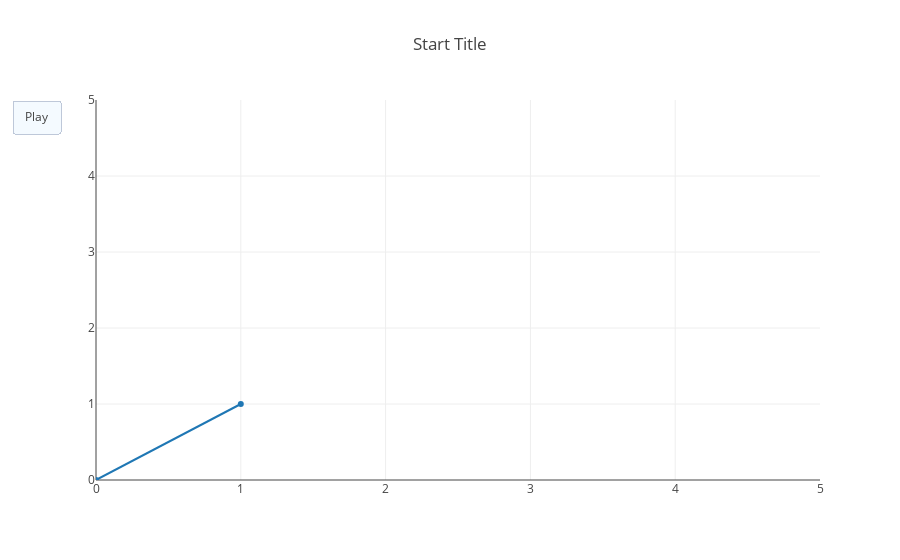

Notebook code cell kept with this figure:
### Code cell
from plotly.offline import init_notebook_mode, iplot
from IPython.display import display, HTML

init_notebook_mode(connected=True)

figure = {'data': [{'x': [0, 1], 'y': [0, 1]}],
          'layout': {'xaxis': {'range': [0, 5], 'autorange': False},
                     'yaxis': {'range': [0, 5], 'autorange': False},
                     'title': 'Start Title',
                     'updatemenus': [{'type': 'buttons',
                                      'buttons': [{'label': 'Play',
                                                   'method': 'animate',
                                                   'args': [None]}]}]
                    },
          'frames': [{'data': [{'x': [1, 2], 'y': [1, 2]}]},
                     {'data': [{'x': [1, 4], 'y': [1, 4]}]},
                     {'data': [{'x': [3, 4], 'y': [3, 4]}],
                      'layout': {'title': 'End Title'}}]}

iplot(figure)

### Figure 1 — Plotly figure (JSON) as saved in the notebook; plotly's stock layout.template omitted (floating-point values rounded to 4 significant figures)
{"data": [{"x": [0, 1], "y": [0, 1]}], "layout": {"title": "Start Title", "updatemenus": [{"buttons": [{"args": [null], "label": "Play", "method": "animate"}], "type": "buttons"}], "xaxis": {"autorange": false, "range": [0, 5]}, "yaxis": {"autorange": false, "range": [0, 5]}}}
